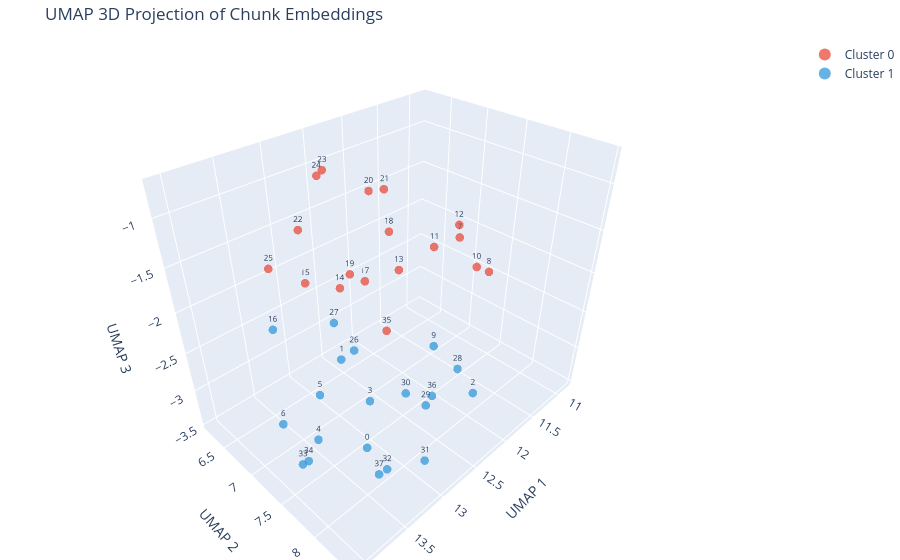

The code cell stored with this chart in its notebook:
### Markdown cell above
### Step 6: Render 3D, Rotatable Plot

### Code cell
import numpy as np
import umap
import plotly.graph_objects as go
from sklearn.cluster import KMeans

# --- Dimensionality reduction to 3D ---
reduced_embeddings = umap.UMAP(n_components=3, n_jobs=2).fit_transform(np.array(embeddings))

# --- Identify two clusters via KMeans ---
kmeans = KMeans(n_clusters=2, random_state=42, n_init=10)
labels = kmeans.fit_predict(reduced_embeddings)

# --- Colors per cluster ---
colors = ['#e74c3c', '#3498db']
cluster_colors = [colors[label] for label in labels]

# --- Build one trace per cluster for a clean legend ---
fig = go.Figure()

for cluster_id, color in enumerate(colors):
    mask = labels == cluster_id
    idx = np.where(mask)[0]

    fig.add_trace(go.Scatter3d(
        x=reduced_embeddings[mask, 0],
        y=reduced_embeddings[mask, 1],
        z=reduced_embeddings[mask, 2],
        mode='markers+text',
        marker=dict(size=5, color=color, opacity=0.75),
        text=[str(i) for i in idx],       # index labels
        textposition='top center',
        textfont=dict(size=8),
        name=f'Cluster {cluster_id}'
    ))

fig.update_layout(
    title="UMAP 3D Projection of Chunk Embeddings",
    scene=dict(
        xaxis_title='UMAP 1',
        yaxis_title='UMAP 2',
        zaxis_title='UMAP 3',
    ),
    legend=dict(itemsizing='constant'),
    margin=dict(l=0, r=0, b=0, t=40),
)

fig.show()

### Figure 1 — Plotly figure (JSON) as saved in the notebook; plotly's stock layout.template omitted (floating-point values rounded to 4 significant figures)
{"data": [{"marker": {"color": "#e74c3c", "opacity": 0.75, "size": 5}, "mode": "markers+text", "name": "Cluster 0", "text": ["7", "8", "10", "11", "12", "13", "14", "15", "17", "18", "19", "20", "21", "22", "23", "24", "25", "35"], "textfont": {"size": 8}, "textposition": "top center", "type": "scatter3d", "x": [11.21, 11.24, 11.01, 11.11, 10.85, 11.63, 12.26, 12.7, 11.83, 11.77, 12.99, 12.7, 12.32, 13.24, 12.73, 12.99, 13.57, 11.99], "y": [7.108, 7.57, 7.231, 6.647, 6.803, 6.564, 6.23, 6.177, 6.182, 6.543, 7.284, 7.249, 7.041, 6.912, 6.647, 6.907, 6.88, 6.723], "z": [-1.965, -2.198, -2.389, -2.321, -2.061, -2.454, -2.57, -2.316, -2.696, -1.895, -1.561, -0.8494, -1.03, -1.154, -0.8345, -0.7243, -1.422, -3.071]}, {"marker": {"color": "#3498db", "opacity": 0.75, "size": 5}, "mode": "markers+text", "name": "Cluster 1", "text": ["0", "1", "2", "3", "4", "5", "6", "9", "16", "26", "27", "28", "29", "30", "31", "32", "33", "34", "36", "37"], "textfont": {"size": 8}, "textposition": "top center", "type": "scatter3d", "x": [13.16, 12.91, 12.4, 12.9, 13.43, 13.06, 13.73, 12.11, 13.54, 13.2, 13.4, 12.67, 13.09, 12.93, 13.22, 13.66, 14.06, 13.86, 12.26, 13.31], "y": [7.631, 6.983, 8.332, 7.407, 7.174, 6.759, 7.017, 7.568, 6.758, 7.543, 7.525, 8.332, 8.339, 7.947, 8.463, 8.433, 7.798, 7.59, 7.703, 7.965], "z": [-3.443, -2.801, -2.718, -3.116, -3.467, -3.362, -3.133, -2.742, -2.183, -2.176, -1.762, -2.24, -2.393, -2.62, -2.904, -2.672, -2.806, -3.102, -3.276, -3.438]}], "layout": {"legend": {"itemsizing": "constant"}, "margin": {"b": 0, "l": 0, "r": 0, "t": 40}, "scene": {"xaxis": {"title": {"text": "UMAP 1"}}, "yaxis": {"title": {"text": "UMAP 2"}}, "zaxis": {"title": {"text": "UMAP 3"}}}, "title": {"text": "UMAP 3D Projection of Chunk Embeddings"}}}
